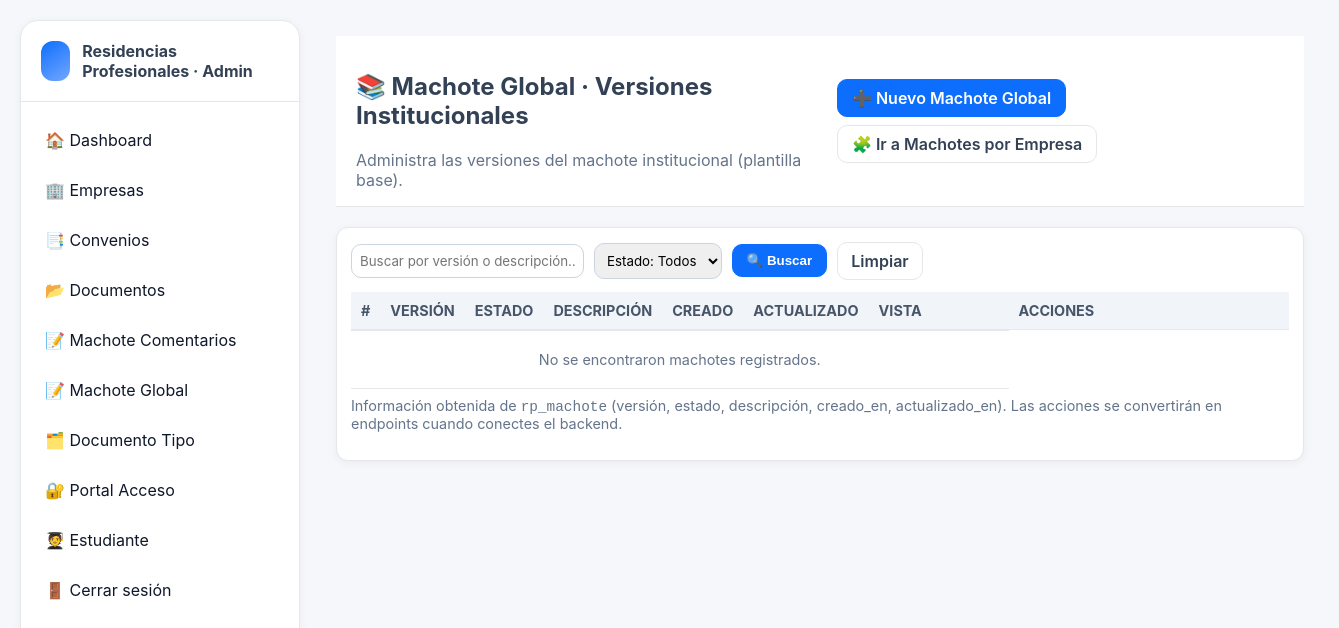
/recidencia/handler/machoteglobal/machote_global_list_handler.php, run on an earlier commit of the app's database.
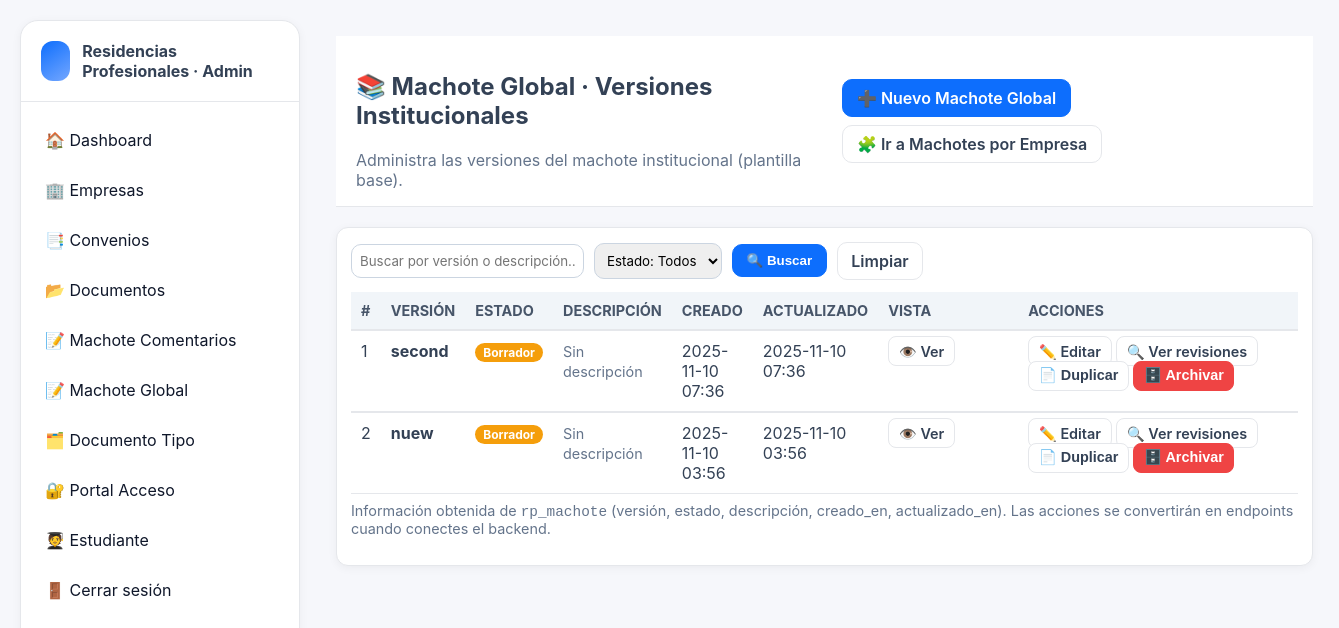
And on a later commit of the database.
### tables this page shows
CREATE TABLE `rp_machote` (
  `id` bigint(20) NOT NULL AUTO_INCREMENT,
  `version` varchar(50) NOT NULL,
  `descripcion` text DEFAULT NULL,
  `estado` enum('vigente','borrador','archivado') DEFAULT 'borrador',
  `contenido_html` longtext DEFAULT NULL,
  `creado_en` datetime DEFAULT current_timestamp(),
  `actualizado_en` datetime DEFAULT current_timestamp() ON UPDATE current_timestamp(),
  PRIMARY KEY (`id`),
  UNIQUE KEY `uk_machote_version` (`version`)
);

### recidencia/handler/machoteglobal/machote_global_list_handler.php (called while the page is built, shortened)
<?php
require_once __DIR__ . '/../../common/helpers/machoteglobal_helper.php';
require_once __DIR__ . '/../../controller/machoteglobal/MachoteGlobalController.php';
$controller = new MachoteGlobalController();
$machotes = $controller->listarMachotes();
include __DIR__ . '/../../view/machoteglobal/machote_global_list.php';

### recidencia/controller/machoteglobal/MachoteGlobalController.php (called while the page is built, shortened)
<?php
require_once __DIR__ . '/../../model/machoteglobal/MachoteGlobalModel.php';
final class MachoteGlobalController
{
    private MachoteGlobalModel $model;
    public function __construct()
    {
        $connection = Database::getConnection();
        $this->model = new MachoteGlobalModel($connection);
    }
    public function listarMachotes(): array
    {
        try {
            return $this->model->getAllMachotes();
        } catch (Throwable $e) {
            return [];
        }
    }
}

### recidencia/model/machoteglobal/MachoteGlobalModel.php (called while the page is built, shortened)
<?php
final class MachoteGlobalModel
{
    public function getAllMachotes(): array
    {
        try {
            $sql = "SELECT id, version, descripcion, estado, creado_en, actualizado_en
                    FROM rp_machote
                    ORDER BY creado_en DESC";
            $stmt = $this->connection->prepare($sql);
            $stmt->execute();
            return $stmt->fetchAll(PDO::FETCH_ASSOC);
        } catch (PDOException $e) {
            return [];
        }
    }
}

### recidencia/common/helpers/machoteglobal_helper.php (called while the page is built, shortened)
<?php
function machote_global_estado_badge(string $estado): string
{
    return match ($estado) {
        'vigente' => 'badge vigente',
        'archivado' => 'badge archivado',
        default => 'badge borrador',
    };
}
function machote_global_estado_label(string $estado): string
{
    return match ($estado) {
        'vigente' => 'Vigente',
        'archivado' => 'Archivado',
        default => 'Borrador',
    };
}
function machote_global_format_datetime(?string $value): string
{
    $timestamp = strtotime($value);
    return date('Y-m-d H:i', $timestamp);
}

### recidencia/view/machoteglobal/machote_global_list.php (the view, shortened to what this page needs)
<!DOCTYPE html>
<html lang="es">
<head>
  <link rel="stylesheet" href="../../assets/css/dashboard.css" />
</head>
<body>
  <div class="app">
    <?php include __DIR__ . '/../../layout/sidebar.php'; ?>
    <main class="main">
      <div class="topbar">
        <div>
          <h2>📚 Machote Global · Versiones Institucionales</h2>
          <p class="subtitle">Administra las versiones del machote institucional (plantilla base).</p>
        </div>
        <div class="actions">
          <a href="machote_edit.php" class="btn primary">➕ Nuevo Machote Global</a>
          <a href="machote_list.php" class="btn">🧩 Ir a Machotes por Empresa</a>
        </div>
      </div>
      <section class="card">
        <form class="filters" method="get" onsubmit="return false;">
          <input type="text" name="q" placeholder="Buscar por versión o descripción…" />
          <select name="estado">
            <option value="">Estado: Todos</option>
          </select>
          <button class="btn primary">🔍 Buscar</button>
          <a class="btn" href="machote_global_list.php">Limpiar</a>
        </form>
        <div class="table-wrapper">
          <table>
            <thead>
              <tr>
                <th style="width:64px">#</th>
                <th>Versión</th>
                <th>Estado</th>
                <th>Descripción</th>
                <th>Creado</th>
                <th>Actualizado</th>
                <th style="min-width:140px">Vista</th>
                <th style="min-width:280px">Acciones</th>
              </tr>
            </thead>
            <tbody>
              <?php if (empty($machotes)) : ?>
                <tr>
                  <td colspan="7" style="text-align:center; padding:20px;" class="muted">
                    No se encontraron machotes registrados.
                  </td>
                </tr>
              <?php else : ?>
                <?php foreach ($machotes as $index => $machote) :
                    $id = (int)($machote['id'] ?? 0);
                    $version = htmlspecialchars((string)($machote['version'] ?? ''), ENT_QUOTES, 'UTF-8');
                    $estado = (string)($machote['estado'] ?? 'borrador');
                    $descripcion = trim((string)($machote['descripcion'] ?? ''));
                    $descripcion = $descripcion !== ''
                        ? nl2br(htmlspecialchars($descripcion, ENT_QUOTES, 'UTF-8'))
                        : '<span class="muted">Sin descripción</span>';
                    $creado = machote_global_format_datetime($machote['creado_en'] ?? null);
                    $actualizado = machote_global_format_datetime($machote['actualizado_en'] ?? null);
                    $badgeClass = machote_global_estado_badge($estado);
                    $estadoLabel = machote_global_estado_label($estado);
                ?>
                  <tr>
                    <td><?php echo $index + 1; ?></td>
                    <td><strong><?php echo $version !== '' ? $version : '—'; ?></strong></td>
                    <td><span class="<?php echo $badgeClass; ?>"><?php echo $estadoLabel; ?></span></td>
                    <td><?php echo $descripcion; ?></td>
                    <td><?php echo $creado; ?></td>
                    <td><?php echo $actualizado; ?></td>
                    <td>
                      <a
                        href="../../view/machoteglobal/machote_view.php?id=<?php echo $id; ?>"
                        class="btn small"
                        title="Ver machote #<?php echo $id; ?> en modo lectura"
                      >👁️ Ver</a>
                    </td>
                    <td>
                      <a href="machote_edit.php?id=<?php echo $id; ?>" class="btn small">✏️ Editar</a>
                      <a href="machote_revisar.php?id=<?php echo $id; ?>" class="btn small">🔍 Ver revisiones</a>
                      <button class="btn small" type="button" title="Duplicar registro #<?php echo $id; ?>">📄 Duplicar</button>
                      <button class="btn small danger" type="button" title="Archivar registro #<?php echo $id; ?>">🗄️ Archivar</button>
                    </td>
                  </tr>
                <?php endforeach; ?>
              <?php endif; ?>
            </tbody>
          </table>
        </div>
        <p class="muted" style="margin-top:8px">
          Información obtenida de <code>rp_machote</code> (versión, estado, descripción, creado_en, actualizado_en).
          Las acciones se convertirán en endpoints cuando conectes el backend.
        </p>
      </section>
    </main>
  </div>
</body>
</html>

### recidencia/layout/sidebar.php
<aside class="sidebar">
  <div class="brand">
    <div class="logo"></div>
    <h1>Residencias Profesionales · Admin</h1>
  </div>
  <nav class="nav">
    <a href="../../index.php">🏠 Dashboard</a>
    <a href="../empresa/empresa_list.php">🏢 Empresas</a>
    <a href="../convenio/convenio_list.php">📑 Convenios</a>
    <a href="../documentos/documento_list.php">📂 Documentos</a>
    <a href="../machote/machote_list.php">📝 Machote Comentarios</a>
    <a href="../machoteglobal/machote_global_list.php">📝 Machote Global</a>
    <a href="../documentotipo/documentotipo_list.php">🗂️ Documento Tipo</a>
    <a href="../portalacceso/portal_list.php">🔐 Portal Acceso</a>
    <a href="../estudiante/estudiante_list.php">🧑‍🎓 Estudiante</a>
    <a href="../../../common/logout.php">🚪 Cerrar sesión</a>
  </nav>
</aside>

### recidencia/assets/css/dashboard.css (style rules this page uses)
:root { --primary: #1f6feb; --primary-600: #1656b8; --accent: #2db980; --warning: #ffb400; --danger: #e44848; --ink: #0f172a; --muted: #64748b; --bg: #f5f7fb; --panel: #ffffff; --border: #e5e7eb; --chip: #eef2ff; --radius-xl: 18px; --shadow-sm: 0 2px 10px rgba(2, 6, 23, .05); --shadow-md: 0 10px 30px rgba(2, 6, 23, .08); }
* { box-sizing: border-box }
body { margin: 0; font-family: Inter, system-ui, sans-serif; background: var(--bg); color: var(--ink) }
.app { display: grid; grid-template-columns: 280px 1fr; gap: 20px; min-height: 100vh; padding: 20px }
.sidebar { background: var(--panel); border: 1px solid var(--border); border-radius: var(--radius-xl); box-shadow: var(--shadow-sm); display: flex; flex-direction: column }
.brand { display: flex; align-items: center; gap: 12px; padding: 20px; border-bottom: 1px solid var(--border) }
.brand .logo { width: 40px; height: 40px; background: linear-gradient(145deg, var(--primary), #74a7ff); border-radius: 12px }
.brand h1 { font-size: 16px; margin: 0 }
.nav { padding: 10px }
.nav a { display: block; padding: 12px 14px; border-radius: 12px; text-decoration: none; color: var(--ink); margin: 6px 0 }
.main { display: grid; grid-template-rows: auto auto 1fr; gap: 20px }
.btn { padding: 10px 14px; border-radius: 12px; border: 1px solid var(--border); cursor: pointer; font-weight: 600; background: var(--panel) }
.btn.primary { background: var(--primary); border-color: var(--primary); color: #fff }
.card { background: var(--panel); border: 1px solid var(--border); border-radius: var(--radius-xl); box-shadow: var(--shadow-sm) }
table { width: 100%; border-collapse: collapse }
th, td { padding: 10px; text-align: left; border-bottom: 1px solid var(--border) }
th { font-size: 12px; color: var(--muted); text-transform: uppercase }
.sidebar { background: var(--panel); border: 1px solid var(--border); border-radius: var(--radius-xl); box-shadow: var(--shadow-sm); display: flex; flex-direction: column; }
.brand { display: flex; align-items: center; gap: 12px; padding: 20px; border-bottom: 1px solid var(--border); }
.brand .logo { width: 40px; height: 40px; background: linear-gradient(145deg, var(--primary), #74a7ff); border-radius: 12px; }
.brand h1 { font-size: 16px; margin: 0; }
.nav { padding: 10px; }
.nav a { display: block; padding: 12px 14px; border-radius: 12px; text-decoration: none; color: var(--ink); margin: 6px 0; transition: background 0.2s; }

### recidencia/view/machoteglobal/machote_global_list.php (style rules this page uses)
:root { --bg:#f6f7fb; --card:#fff; --border:#e5e7eb; --text:#334155; --primary:#0d6efd; --success:#16a34a; --warn:#f59e0b; --muted:#64748b; --danger:#ef4444; --radius:12px; }
body { background:var(--bg); color:var(--text) }
.topbar { display:flex; justify-content:space-between; align-items:center; padding:16px 20px; background:#fff; border-bottom:1px solid var(--border) }
.subtitle { margin:4px 0 0 0; color:#64748b }
.actions { display:flex; gap:8px; flex-wrap:wrap }
.btn { border:1px solid var(--border); background:#fff; padding:.5rem .85rem; border-radius:10px; cursor:pointer; text-decoration:none; color:inherit }
.btn.primary { background:var(--primary); color:#fff; border-color:var(--primary) }
.btn.small { padding:.35rem .6rem; border-radius:8px; font-size:.9rem }
.btn.danger { background:var(--danger); color:#fff; border-color:var(--danger) }
main.main { padding:16px }
.card { background:#fff; border:1px solid var(--border); border-radius:var(--radius); padding:14px }
.filters { display:flex; gap:10px; align-items:center; flex-wrap:wrap; margin-bottom:12px }
.filters input, .filters select { border:1px solid #cbd5e1; border-radius:10px; padding:8px; font-family:inherit }
.table-wrapper { overflow:auto }
table { width:100%; border-collapse:separate; border-spacing:0 }
thead th { background:#f1f5f9; text-align:left; padding:10px; font-size:.9rem; color:#475569; position:sticky; top:0 }
tbody td { padding:10px; border-top:1px solid var(--border); vertical-align:top }
.badge { border-radius:999px; padding:2px 8px; font-weight:700; font-size:.75rem; color:#fff }
.badge.borrador { background:#f59e0b }
.muted { color:#64748b; font-size:.9rem }

What changed in the data, as far as the page shows it:
added rp_machote: version "second", estado "Borrador", shows "Sin descripción", creado_en "2025-11-10 07:36", actualizado_en "2025-11-10 07:36"
added rp_machote: version "nuew", estado "Borrador", shows "Sin descripción", creado_en "2025-11-10 03:56", actualizado_en "2025-11-10 03:56"
Also different on the page:
text no longer shown: "No se encontraron machotes registrados."
